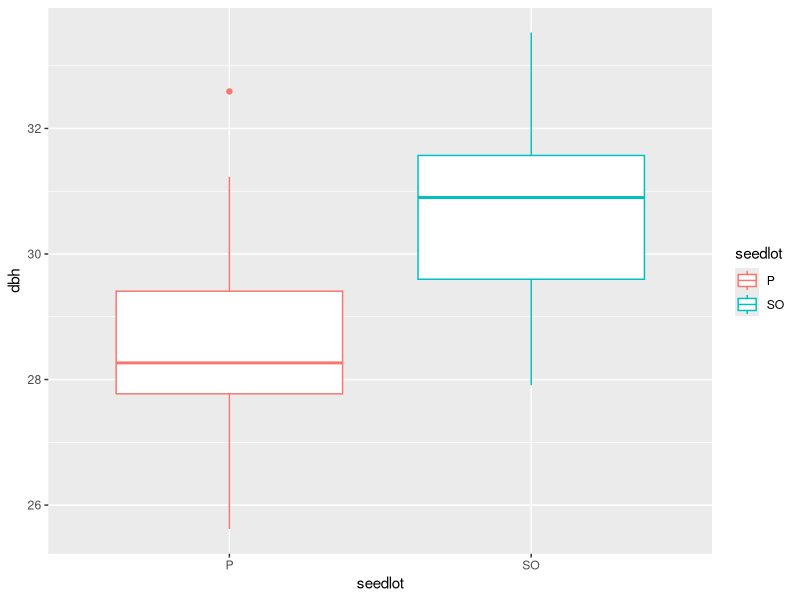
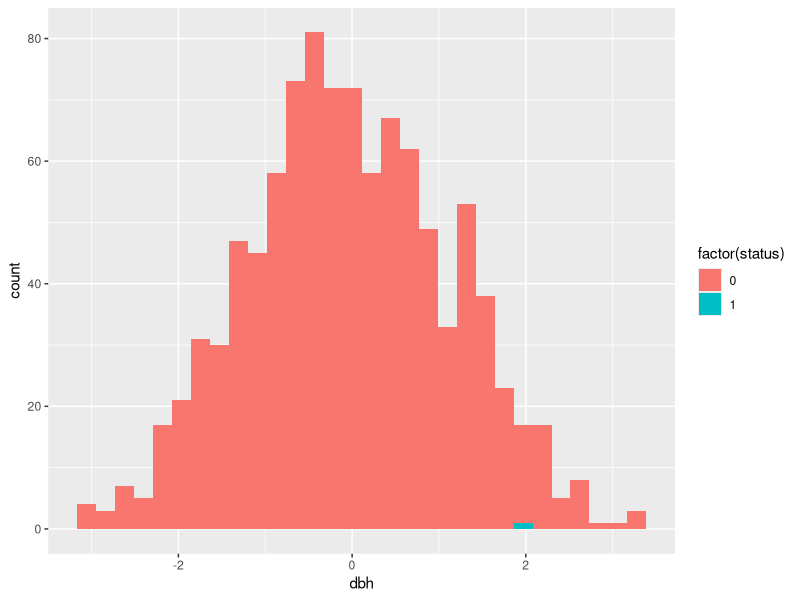
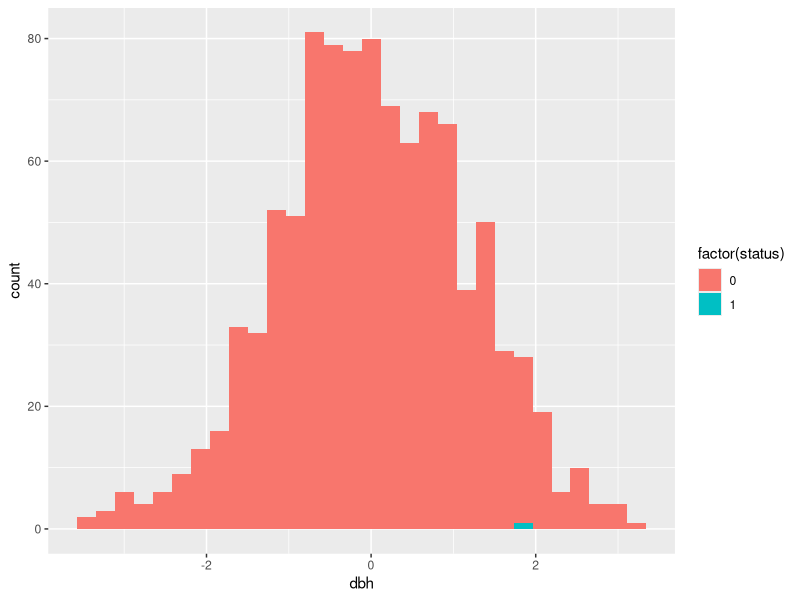

Here is the R script that generated these plots, in order:
## ---- chunk 1
library(tidyverse)
seed<- read_csv("../Data/seed orchard data.csv")
str(seed)
ggplot(seed, aes(x=seedlot, y=dbh, colour=seedlot)) +
    geom_boxplot()
## ---- chunk 2
SO <-seed$seedlot == "SO"
mean_diff <- mean(seed$dbh[SO]) - mean(seed$dbh[!SO])
## ---- chunk 3
n<-1000
diff2 <- rep(0,n)
for (i in 1:n) {
  seed_assign<-sample(seed$seedlot, size = nrow(seed))
  SO <-seed_assign == "SO"
  diff2[i]<-mean(seed$dbh[SO]) - mean(seed$dbh[!SO])
}

dist_dat<-data.frame(status = c(1, rep(0,n)), dbh = c(mean_diff, diff2))
ggplot(dist_dat, aes(x=dbh, fill = factor(status)))+
  geom_histogram()
## ---- chunk 4
mean_all<-mean(seed$dbh); sd_all<-sd(seed$dbh)
n<-1000
diff2<-rep(0,n)
for (i in 1:n) {
  dbh<-rnorm(nrow(seed), mean=mean_all, sd = sd_all)
  seed_assign<-sample(seed$seedlot, size = nrow(seed))
  SO <-seed_assign == "SO"
  diff2[i]<-mean(dbh[SO]) - mean(dbh[!SO])
}

dist_dat<-data.frame(status = c(1, rep(0,n)), dbh = c(mean_diff, diff2))
ggplot(dist_dat, aes(x=dbh, fill = factor(status)))+
  geom_histogram()
